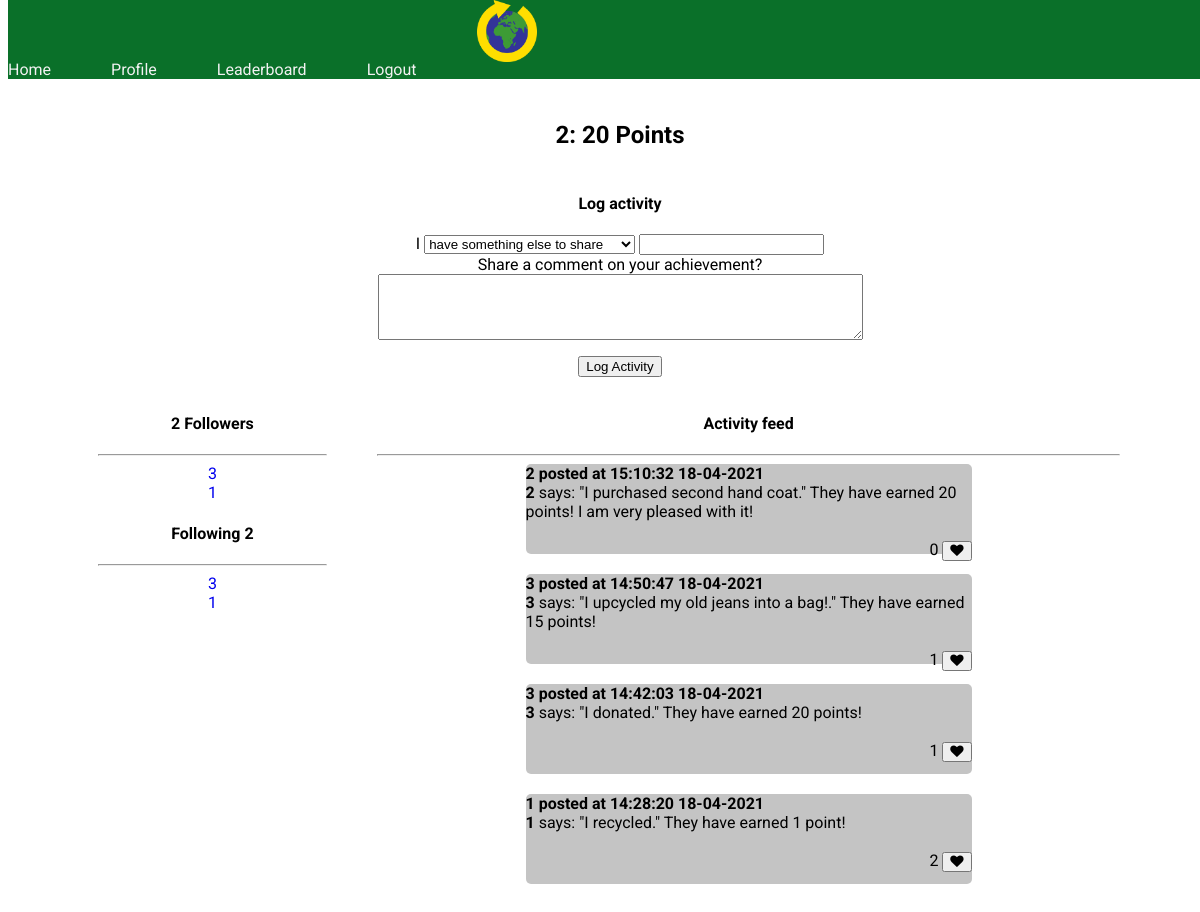
/user/2 (signed in), run on the app's committed database.
### app/models.py (models this page shows, shortened)
class User(UserMixin, db.Model):
    id = db.Column(db.Integer, primary_key=True)
    username = db.Column(db.String(64), index=True, unique=True)
    email = db.Column(db.String(120), index=True, unique=True)
    password_hash = db.Column(db.String(128))
    posts = db.relationship('Post', backref='author', lazy='dynamic')
    points = db.Column(db.Integer, default=0)
    followed = db.relationship(
        'User', secondary=followers,
        primaryjoin=(followers.c.follower_id == id),
        secondaryjoin=(followers.c.followed_id == id),
        backref=db.backref('followers', lazy='dynamic'), lazy='dynamic')

class Post(db.Model):
    id = db.Column(db.Integer, primary_key=True)
    body = db.Column(db.String(140))
    action = db.Column(db.String(64))
    item = db.Column(db.String(64))
    timestamp = db.Column(db.String, index=True)
    user_id = db.Column(db.Integer, db.ForeignKey('user.id'))
    points = db.Column(db.Integer,default=0)
    likes = db.Column(db.Integer, default=0)

### app/routes.py (the view, shortened to what this page needs)
@app.route('/user/<username>', methods=['GET','POST'])
@login_required
def user(username):
    user = User.query.filter_by(username=username).first_or_404()
    posts = db.session.query(Post).order_by(desc(Post.id)).limit(20).all()
    form = LogActivity()
    form2 = EmptyForm()
    return render_template("user.html",user=user, posts=posts, form=form, points=user.points)

### app/forms.py
class LogActivity(FlaskForm):
    actions = {'donated':20,'recycled':1,'upcycled':15,'reused':3,'purchased second hand':20, 'completed the weekly challenge':25,'have something else to share':0}
    action = SelectField('Action:',choices=list(actions.keys()), validators=[DataRequired()])
    item = StringField()
    comment = TextAreaField('Share a comment on your achievement?')
    submit = SubmitField('Log Activity')

class EmptyForm(FlaskForm):
    submit = SubmitField('Submit')

### app/models.py (called while the page is built)
@login.user_loader
def load_user(id):
    return User.query.get(int(id))

### app/templates/user.html (shortened to what this page needs)
{% extends "base.html" %}
{% block content %}
    <table class="aboutme">
        <tr valign="top">
            <td>
                <h2>{{ user.username }}: {{ user.points }} Points</h2>
            </td>
        </tr>
    </table>
    {% if user == current_user %}
    <div class="activitylog">
    <h4>Log activity</h4>
    <form action="" method="post" novalidate>
        <p>
            I
            <select name="action">
                {% for action in form.action.choices %}
                <option value= "{{ action }}" SELECTED>{{ action }}</option>"
                {% endfor %}
            </select>
            {{ form.item(cols=32, rows=4) }}
            <br>
            {{ form.comment.label }}
            <br>
            {{ form.comment(cols=58, rows=4) }}<br>
        </p>
        <p>{{ form.submit() }}</p>
    </form>
    </div>
    {% endif %}
<div id="container">
    <div id="followers">
        <div id="followers_all">
            <h4>{{ user.followers.count() }} Followers</h4>
            <hr>
            {% for user in user.followers %}
            <a href="{{ url_for('user',username=user.username) }}" id="follower">
            <div>  {{ user.username }} </div>
            </a>
            {% endfor %}
        </div>
        <div id="following_all">
            <h4>Following {{ user.followed.count() }}</h4>
            <hr>
            {% for user in user.followed %}
            <a href="{{ url_for('user',username=user.username) }}" id="following">
            <div >  {{ user.username }} </div>
            </a>
            {% endfor %}
        </div>
    </div>
    <div id="activityfeed">
        <h4>Activity feed</h4>
        <hr>
        {% for post in posts %}
        <a href="{{ url_for('user',username=post.author.username) }}" id="post_link">
            <div class="activitypost">
            <span id="posted info"><b> {{ post.author.username }} posted at {{ post.timestamp }}</b></span>
            <br>
            <span id="postauthor"><b>{{ post.author.username }}</b></span>
            <span id="postbody">{{ post.body }}</span>
            <br>
            <span id="postlikes"> <form action="{{ url_for('update_like', username=user.username, post_id=post.id) }}" method="POST">{{ post.likes }}
                <button><i class="fa fa-heart"></i></button>
            </form>
            </span>
            <br>
        </div>
        </a>
        {% endfor %}
    </div>
</div>
{% endblock %}

### app/templates/base.html (shortened to what this page needs)
<html>
    <head>
        <link rel="stylesheet" href={{ url_for('static', filename='base.css') }}>
        <link
        href="http://cdnjs.cloudflare.com/ajax/libs/font-awesome/4.3.0/css/font-awesome.css"
        rel="stylesheet"  type='text/css'>
        </head>
    <body>
        <div class="navbar">
            <img src="{{ url_for('static', filename='logo.png')}}" alt="logo" width=5%/>
            <a href="{{ url_for('index') }}">Home</a>
            {% if current_user.is_anonymous %}
            <a href="{{ url_for('login') }}">Login</a>
            {% else %}
            <a href="{{ url_for('user', username=current_user.username) }}">Profile</a>
            <a href="{{ url_for('leaderboard', username=current_user.username ) }}">Leaderboard</a>
            <a href="{{ url_for('logout') }}">Logout</a>
            {% endif %}
        </div>
        <div class="main">
        <ul>
        {% block content %}{% endblock %}
    </div>
    </body>
</html>

### app/static/base.css (style rules this page uses)
h2 { font-family: Roboto, Open Sans, sans-serif; text-align: center; }
h4 { font-family: Roboto, Open Sans, sans-serif; text-align: center; }
p { font-family: Roboto, Open Sans, sans-serif; }
a { font-family: Roboto, Open Sans, sans-serif; }
body { background-color:white; }
.navbar { overflow: hidden; background-color: #0a7029; position: fixed; top: 0; width: 100%; }
.navbar a { float: left; display: block; color: #f2f2f2; text-align: center; padding-top: 5%; padding-right: 5%; text-decoration: none; }
.main { margin-top: 10%; }
#post_link { text-decoration: none; color: black; }
#postlikes { padding-left: 80%; text-align: right; }
.aboutme { text-align: right; margin-left:auto; margin-right: auto; }
.activitylog { text-align:center; margin-left: auto; margin-right: auto; }
#container { width: 100%; clear: both; margin: auto; }
#followers { font-family: Roboto, Open Sans, sans-serif; text-align: left; margin-left: 50px; margin-right: 25px; width: 20%; height: 800px; float: left; }
#activityfeed { text-align:center; margin-left: 25px; margin-right: 50px; width: 65%; height: 800px; float: left; }
.activitypost { text-align:left; margin-left: auto; margin-right: auto; padding-bottom: 5px; margin-bottom: 20px; width: 60%; height: 85px; border-radius: 5px; background-color: #C4C4C4; font-family: Roboto, Open Sans, sans-serif; }
#follower { text-align: center; text-decoration: none; }
#following { text-align: center; text-decoration: none; }

### data on the page
User: username "2", points "20"
User: username "3"
User: username "1"
Post: author.username "2", timestamp "15:10:32 18-04-2021", body "says: \"I purchased second hand coat.\" They have earned 20 points! I am very pleased with it!", likes "0"
Post: author.username "3", timestamp "14:50:47 18-04-2021", body "says: \"I upcycled my old jeans into a bag!.\" They have earned 15 points!", likes "1"
Post: author.username "3", timestamp "14:42:03 18-04-2021", body "says: \"I donated.\" They have earned 20 points!", likes "1"
Post: author.username "1", timestamp "14:28:20 18-04-2021", body "says: \"I recycled.\" They have earned 1 point!", likes "2"

### other printed values
{{ user.followers.count() }} "2"
{{ user.followed.count() }} "2"
form field action "have something else to share"
